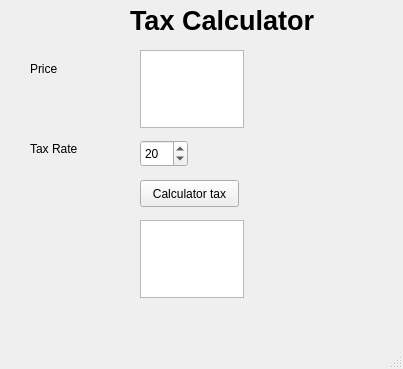
<?xml version="1.0" encoding="UTF-8"?>
<ui version="4.0">
 <class>MainWindow</class>
 <widget class="QMainWindow" name="MainWindow">
  <property name="geometry">
   <rect>
    <x>0</x>
    <y>0</y>
    <width>403</width>
    <height>369</height>
   </rect>
  </property>
  <property name="windowTitle">
   <string>MainWindow</string>
  </property>
  <widget class="QWidget" name="centralwidget">
   <widget class="QLabel" name="label">
    <property name="geometry">
     <rect>
      <x>130</x>
      <y>0</y>
      <width>201</width>
      <height>41</height>
     </rect>
    </property>
    <property name="font">
     <font>
      <pointsize>20</pointsize>
      <weight>75</weight>
      <bold>true</bold>
     </font>
    </property>
    <property name="text">
     <string>Tax Calculator</string>
    </property>
   </widget>
   <widget class="QTextEdit" name="priceEdit">
    <property name="geometry">
     <rect>
      <x>140</x>
      <y>50</y>
      <width>104</width>
      <height>78</height>
     </rect>
    </property>
   </widget>
   <widget class="QLabel" name="label_2">
    <property name="geometry">
     <rect>
      <x>30</x>
      <y>60</y>
      <width>67</width>
      <height>17</height>
     </rect>
    </property>
    <property name="text">
     <string>Price</string>
    </property>
   </widget>
   <widget class="QSpinBox" name="taxrate">
    <property name="geometry">
     <rect>
      <x>140</x>
      <y>140</y>
      <width>48</width>
      <height>27</height>
     </rect>
    </property>
    <property name="value">
     <number>20</number>
    </property>
   </widget>
   <widget class="QLabel" name="label_3">
    <property name="geometry">
     <rect>
      <x>30</x>
      <y>140</y>
      <width>67</width>
      <height>17</height>
     </rect>
    </property>
    <property name="text">
     <string>Tax Rate</string>
    </property>
   </widget>
   <widget class="QPushButton" name="pushButton">
    <property name="geometry">
     <rect>
      <x>140</x>
      <y>180</y>
      <width>99</width>
      <height>27</height>
     </rect>
    </property>
    <property name="text">
     <string>Calculator tax</string>
    </property>
   </widget>
   <widget class="QTextEdit" name="resultWindow">
    <property name="geometry">
     <rect>
      <x>140</x>
      <y>220</y>
      <width>104</width>
      <height>78</height>
     </rect>
    </property>
   </widget>
  </widget>
  <widget class="QMenuBar" name="menubar">
   <property name="geometry">
    <rect>
     <x>0</x>
     <y>0</y>
     <width>403</width>
     <height>25</height>
    </rect>
   </property>
  </widget>
  <widget class="QStatusBar" name="statusbar"/>
 </widget>
 <resources/>
 <connections/>
</ui>
